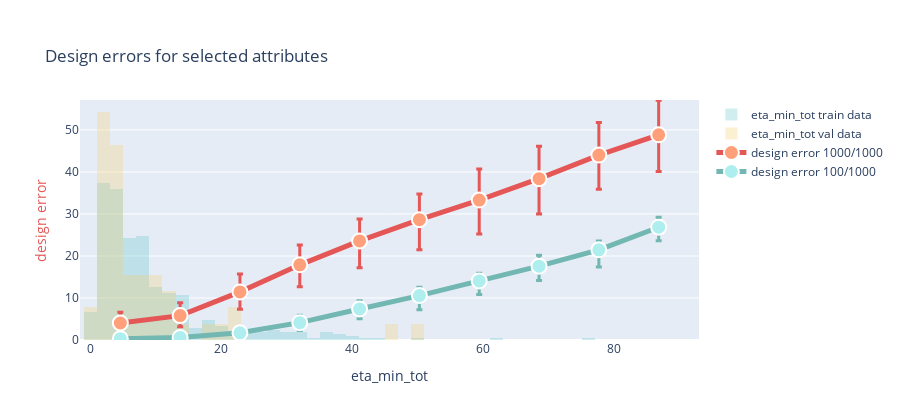

This figure's notebook cell:
### Markdown cell above
Additionally, we can also look at the design error the trained model makes

### Code cell
plotter.evaluate_generation(datamodule=datamodule, attributes=['eta_min_tot'],flag_unnorm=True)

### Figure 1 — Plotly figure (JSON) as saved in the notebook; plotly's stock layout.template omitted (floating-point values rounded to 4 significant figures; data arrays with more than 128 entries replaced by an {"elided": "..."} marker saying what was removed)
{"data": [{"bingroup": "0.1", "histnorm": "probability density", "legend": "legend", "marker": {"color": "rgb(102, 197, 204)"}, "name": "eta_min_tot train data", "opacity": 0.3, "type": "histogram", "x": {"elided": "400 float values"}, "xaxis": "x", "yaxis": "y"}, {"bingroup": "0.1", "histnorm": "probability density", "legend": "legend", "marker": {"color": "rgb(246, 207, 113)"}, "name": "eta_min_tot val data", "opacity": 0.3, "type": "histogram", "x": [0, 4.619, 22.16, 3.087, 2.893, 3.444, 2.493, 6.792, 4.558, 6.807, 8.691, 10.43, 1.552, 2.174, 2.808, 19.05, 9.032, 1.135, 13.35, 10.76, 7.314, 8.839, 12.37, 5.117, 3.74, 1.439, 1.237, 2.744, 46.98, 10.63, 3.884, 4.676, 2.297, 12.76, 2.962, 3.188, 50.07, 3.512, 3.122, 4.207, 0.6447, 8.186, 4.698, 2.148, 1.342, 1.476, 18.69, 21.86, 11.86, 5.521], "xaxis": "x", "yaxis": "y"}, {"error_y": {"array": [2.585, 3.048, 4.239, 4.717, 5.233, 6.103, 7.393, 7.705, 7.744, 8.239], "arrayminus": [1.368, 2.662, 4.129, 5.204, 6.396, 7.134, 8.083, 8.406, 8.165, 8.726], "color": "#E45756", "symmetric": false, "thickness": 3, "type": "data", "width": 3}, "legend": "legend", "line": {"color": "#E45756", "width": 5}, "marker": {"color": "lightsalmon", "line": {"color": "white", "width": 2}, "size": 15}, "name": "design error 1000/1000", "type": "scatter", "x": [4.571, 13.7, 22.83, 31.96, 41.1, 50.23, 59.36, 68.49, 77.62, 86.75], "xaxis": "x", "y": [4.043, 5.803, 11.45, 17.89, 23.58, 28.64, 33.31, 38.4, 44.02, 48.83], "yaxis": "y2"}, {"error_y": {"array": [0.179, 0.2924, 0.8669, 1.77, 1.979, 2.0, 1.79, 2.56, 2.11, 2.367], "arrayminus": [0.1808, 0.2775, 0.7348, 1.858, 2.296, 3.374, 3.214, 3.434, 4.074, 3.234], "color": "#72B7B2", "symmetric": false, "thickness": 3, "type": "data", "width": 3}, "legend": "legend", "line": {"color": "#72B7B2", "width": 5}, "marker": {"color": "paleturquoise", "line": {"color": "white", "width": 2}, "size": 15}, "name": "design error 100/1000", "type": "scatter", "x": [4.571, 13.7, 22.83, 31.96, 41.1, 50.23, 59.36, 68.49, 77.62, 86.75], "xaxis": "x", "y": [0.3112, 0.6034, 1.71, 4.124, 7.379, 10.57, 14.07, 17.58, 21.46, 26.84], "yaxis": "y2"}], "layout": {"barmode": "overlay", "height": 420, "legend": {"xref": "paper", "y": 1, "yanchor": "top", "yref": "paper"}, "paper_bgcolor": "white", "title": {"text": "Design errors for selected attributes", "xanchor": "left", "yanchor": "top"}, "xaxis": {"anchor": "y", "domain": [0, 1], "title": {"text": "eta_min_tot"}}, "yaxis": {"anchor": "x", "domain": [0, 1], "showgrid": false, "visible": false, "zeroline": false}, "yaxis2": {"anchor": "x", "domain": [0, 1], "overlaying": "y", "range": [0, 57.12], "side": "left", "title": {"font": {"color": "#E45756"}, "text": "design error"}}}}
